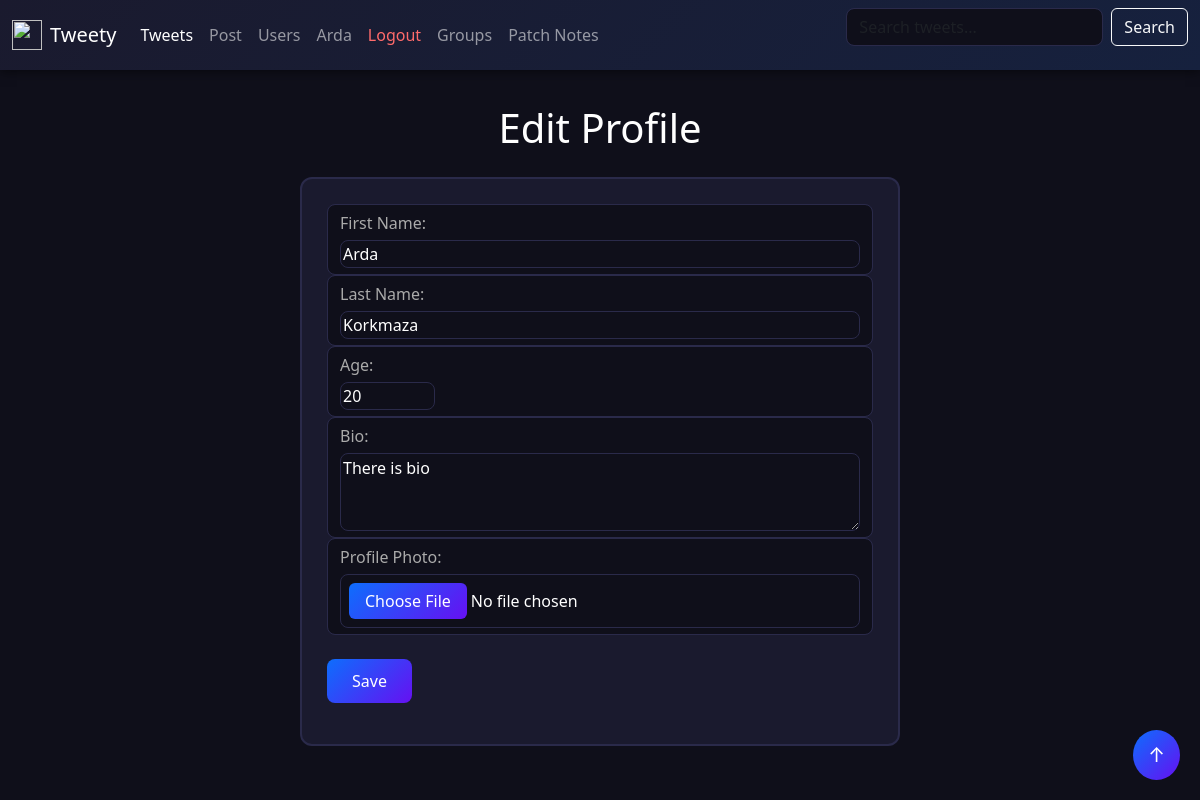
The app's page /tweetapp/edit-profile/ (signed in) with its own data.
### tweetapp/models.py (models this page shows, shortened)
class Profile(models.Model):
    user = models.OneToOneField(User, on_delete=models.CASCADE, related_name='profile')
    bio = models.CharField(max_length=160, blank=True)
    profile_image = models.ImageField(upload_to='profile_images/', blank=True)
    first_name = models.CharField(max_length=50, blank=True)
    last_name = models.CharField(max_length=50, blank=True)
    age = models.PositiveIntegerField(null=True, blank=True)

### tweetapp/views.py (the view)
# urls.py: path('edit-profile/', views.edit_profile, name='edit_profile'),
def edit_profile(request):
    if not request.user.is_authenticated:
        messages.warning(request, "Profil düzenlemek için giriş yapmalısın!")
        return redirect('/login/')
    if not hasattr(request.user, 'profile'):
        models.Profile.objects.create(user=request.user)
    if request.method == "POST":
        form = ProfileForm(request.POST, request.FILES)
        if form.is_valid():
            profile = request.user.profile
            profile.first_name = form.cleaned_data['first_name']
            profile.last_name = form.cleaned_data['last_name']
            profile.age = form.cleaned_data['age']
            profile.bio = form.cleaned_data['bio']
            if form.cleaned_data['profile_image']:
                profile.profile_image = form.cleaned_data['profile_image']
            profile.save()
            return redirect('tweetapp:profile', username=request.user.username)
        else:
            return render(request, 'tweetapp/edit_profile.html', context={"form": form})
    else:
        profile = request.user.profile
        form = ProfileForm(initial={
            'first_name': profile.first_name,
            'last_name': profile.last_name,
            'age': profile.age,
            'bio': profile.bio,
        })
        return render(request, 'tweetapp/edit_profile.html', context={"form": form})

### tweetapp/forms.py
class ProfileForm(forms.Form):
    first_name = forms.CharField(label="First Name", max_length=50, required=False)
    last_name = forms.CharField(label="Last Name", max_length=50, required=False)
    age = forms.IntegerField(label="Age", required=False, min_value=18, max_value=150)
    bio = forms.CharField(label="Bio", max_length=160, required=False,
                          widget=forms.Textarea(attrs={"class": "tweetmessage", "rows": 3}))
    profile_image = forms.ImageField(label="Profile Photo", required=False)

### tweetapp/templates/tweetapp/edit_profile.html (shortened to what this page needs)
{% extends "base.html" %}
{% block content %}
<h1 class="container text-center">Edit Profile</h1>
<div class="container tweetform">
    <form action="" method="POST" enctype="multipart/form-data">
        {% for field in form %}
        <div class="form-control">
            {{ field.label_tag }}
            <br>
            {{ field }}
        </div>
        {% endfor %}
        <br>
        <button type="submit" class="btn btn-primary">Save</button>
    </form>
</div>
{% endblock %}

### templates/base.html (shortened to what this page needs)
{% load static %}
<html lang="en">
<head>
    <link href="https://cdn.jsdelivr.net/npm/bootstrap@5.3.8/dist/css/bootstrap.min.css" rel="stylesheet">
    <link rel="stylesheet" href="{% static 'tweetapp/customform.css' %}">
</head>
<body class="settingspage">
    <nav class="navbar navbar-expand-md navbar-dark bg-dark mb-4">
        <div class="container-fluid">
            <a class="navbar-brand d-flex align-items-center" href="{% url 'tweetapp:listtweet' %}">
            <img src="https://cdn-icons-png.flaticon.com/512/725/725372.png" width="30" height="30" class="me-2"> Tweety </a>
            <div class="collapse navbar-collapse" id="navbarCollapse">
                <ul class="navbar-nav me-auto mb-2 mb-md-0">
                    <li class="nav-item">
                        <a class="nav-link active" aria-current="page" href="{% url 'tweetapp:listtweet' %}">Tweets</a>
                    </li>
                    <li class="nav-item">
                        <a class="nav-link" href="{% url 'tweetapp:addtweetbyform' %}">Post</a>
                    </li>
                    <li class="nav-item">
                        <a class="nav-link" href="{% url 'tweetapp:userlist' %}">Users</a>
                    </li>
                    {% if user.is_authenticated %}
                    <li class="nav-item">
                        <a class="nav-link" href="{% url 'tweetapp:profile' username=user.username %}">{{ user.username }}</a>
                    </li>
                    <li class="nav-item">
                        <form action="{% url 'logout' %}?next=/tweetapp" method="POST" class="d-inline">
                        <button type="submit" class="nav-link" style="background: none; border: none; color: #ff6b6b; cursor: pointer; font-size: inherit; line-height: inherit; padding: 8px;">Logout</button>
                        </form>
                    </li>
                    {% endif %}
                    <li class="nav-item">
                        <a class="nav-link" href="{% url 'tweetapp:group_list' %}">Groups</a>
                    </li>
                    <li class="nav-item">
                        <a class="nav-link" href="{% url 'tweetapp:patchnotes' %}">Patch Notes</a>
                    </li>
                </ul>
                <form class="d-flex" action="{% url 'tweetapp:searchtweet' %}" method="GET">
                    <input class="form-control me-2" type="search" name="q" placeholder="Search tweets...">
                    <button class="btn btn-outline-light" type="submit">Search</button>
                </form>
            </div>
        </div>
    </nav>
    <a href="#top" class="scroll-top">↑</a>
    {% block content %}
    {% endblock %}
</body>
</html>

### tweetapp/static/tweetapp/customform.css (style rules this page uses)
html { scroll-behavior: smooth; }
body { background-color: #0f0f1a; color: #e0e0e0; }
.navbar { background: linear-gradient(135deg, #1a1a2e, #16213e) !important; box-shadow: 0 2px 10px rgba(0,0,0,0.5); }
.tweetform { background-color: #1a1a2e; border: 2px solid #2a2a4a; border-radius: 12px; padding: 25px; max-width: 600px; }
.form-control { background-color: #0f0f1a; color: white; border: 1px solid #2a2a4a; border-radius: 8px; }
label, .form-label { color: #aaa; margin-bottom: 5px; }
.btn-primary { background: linear-gradient(135deg, #0d6efd, #6610f2); border: none; border-radius: 8px; padding: 10px 25px; transition: opacity 0.2s; }
h1 { color: white; margin-bottom: 25px; padding-top: 10px; }
.scroll-top { position: fixed; bottom: 20px; right: 20px; background: linear-gradient(135deg, #0d6efd, #6610f2); color: white; padding: 10px 15px; border-radius: 50%; text-decoration: none; font-size: 20px; z-index: 9999; transition: opacity 0.2s; }
input, textarea, select { background-color: #0f0f1a !important; color: white !important; border: 1px solid #2a2a4a !important; border-radius: 8px; }
.tweetform { background-color: #1a1a2e; border: 2px solid #2a2a4a; border-radius: 12px; padding: 25px; max-width: 600px; margin: 0 auto; }
.tweetform input[type="text"], .tweetform textarea { width: 100% !important; }
.tweetform input[type="file"] { background-color: #0f0f1a; color: white; border: 1px solid #2a2a4a; border-radius: 8px; padding: 8px; width: 100%; }
.navbar-nav { align-items: center; }
.navbar-nav .nav-link, .navbar-nav form button { padding-top: 8px; padding-bottom: 8px; }

### records on screen
Profile: form "Arda" "Korkmaza" "20" "There is bio"

### other values on screen
{{ user.username }} "Arda"
{{ field.label_tag }} "First Name:" "Last Name:" "Age:" "Bio:" "Profile Photo:"
